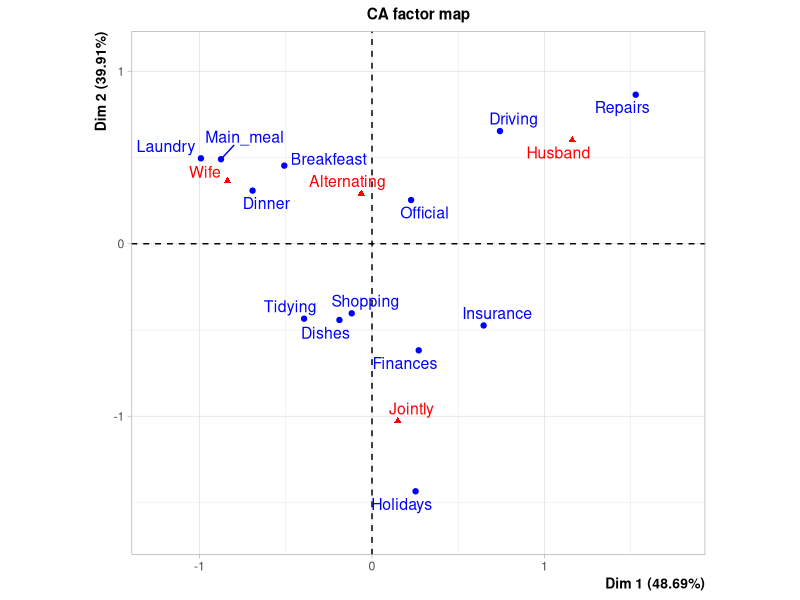
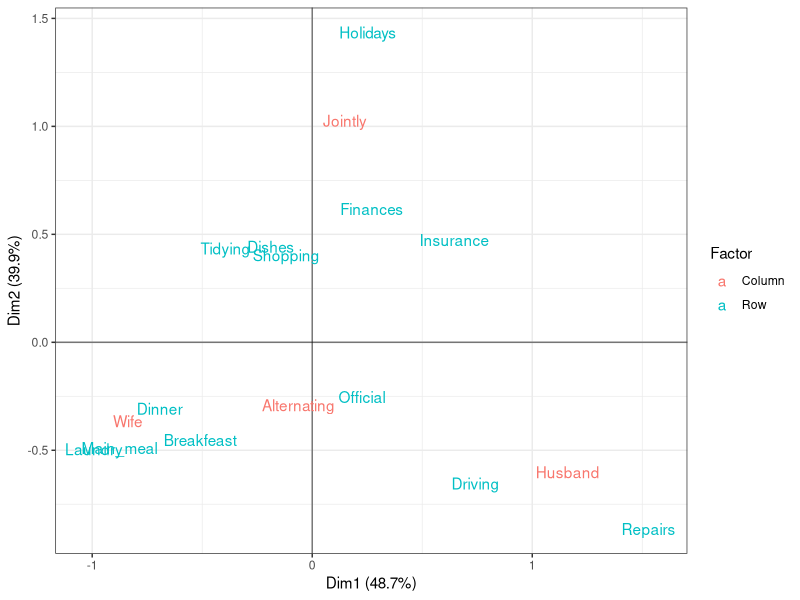

Reproduce these figures in R, in order.
### Sheet 8
# Problem 18 Correspondence Analysis
library(ade4)
data(housetasks)
# a) chisq test
ht <- as.matrix(housetasks)
xl <- rowSums(ht)
xj <- colSums(ht)
x <- sum(ht)
E <- xl%*%t(xj)/x
C <- (ht - E)/sqrt(E)
t <- sum(C^2)
df <- (nrow(ht) - 1)*(ncol(ht) - 1)
chisq <- qchisq(0.95, df)
t>chisq
chisq.test(ht)
# NOTE
lambda_sqrt <- svd(C)$d
lambda <- lambda_sqrt^2
sum(lambda)

# b) Correspondence Analysis
cumsum(lambda_sqrt^2)/sum(lambda_sqrt^2)
gamma2 <- svd(C)$u[, 1:2]
delta2 <- svd(C)$v[, 1:2]
A <- diag(c(xl^(-1/2)))
B <- diag(c(xj^(-1/2)))
r12 <- A%*%C%*%delta2
s12 <- B%*%t(C)%*%gamma2

library(FactoMineR)
house_ca <- CA(housetasks)
house_ca$col$coord
house_ca$row$coord
library(ggplot2)
dat <- data.frame(rbind(r12, s12),
                  Factor = c(rep("Row", nrow(r12)), rep("Column", nrow(s12))),
                  name = c(rownames(ht), colnames(ht)))
ggplot(data = dat, aes(x = X1, y = X2, color = Factor, label = name)) +
  geom_hline(yintercept = 0, alpha = 0.5) +
  geom_vline(xintercept = 0, alpha = 0.5) +
  geom_text() +
  labs(x = paste0("Dim1 (",
                  round(lambda_sqrt[1]^2/sum(lambda_sqrt^2), 3)*100,
                  "%)"),
       y = paste0("Dim2 (",
                  round(lambda_sqrt[2]^2/sum(lambda_sqrt^2), 3)*100,
                  "%)")) +
  scale_x_continuous(expand = c(0.05, 0.05)) +
  theme_bw()
